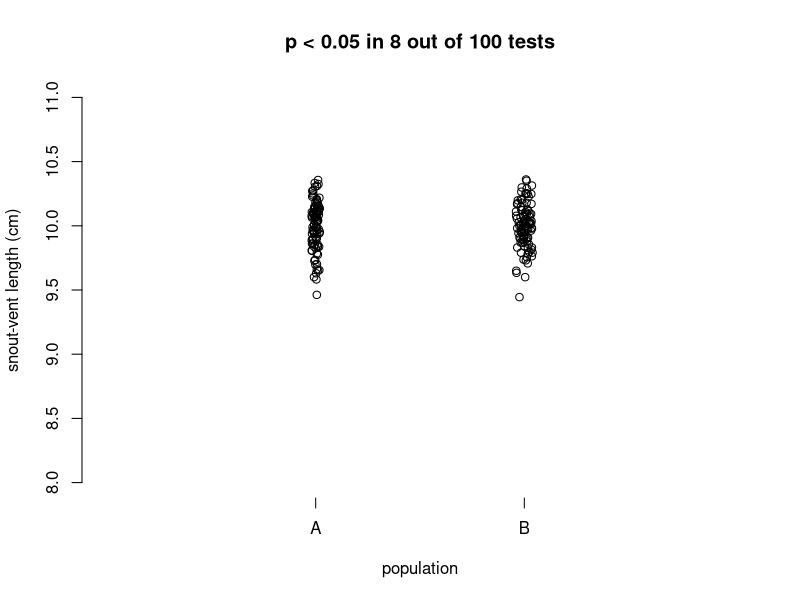

This chart was generated by the following R code:
# script for carrying out power analysis on the lizard experiment

# declare variables
nsamp = 30
meanA = 10
meanB = 10
stdev = 1
x = 0
nreps = 100

# here I am just making an empty plot
plot(1, type="n", xlim=c(0,3), ylim=c(8,11),
     xlab = "population", ylab = "snout-vent length (cm)",
     axes=FALSE)

axis(1, at=c(1, 2), labels=c("A", "B"), lwd=-1, lwd.ticks=1)
axis(2)

# set up loop to repreat experiement
for (i in 1:nreps) {
  # take nsamp lizard measurments from each population
  lizA <- rnorm(nsamp, meanA, stdev)
  lizB <- rnorm(nsamp, meanB, stdev)

  # add sample means and add to plot
  points(jitter(1), mean(lizA))
  points(jitter(2), mean(lizB))

  # run t test, increment x if significant
  my_t <- t.test(lizA, lizB)
  if(my_t$p.value < 0.05) {x = x + 1}
}

# title to report outcome of t test
title(main=paste("p < 0.05 in", x, "out of", nreps, "tests"))
